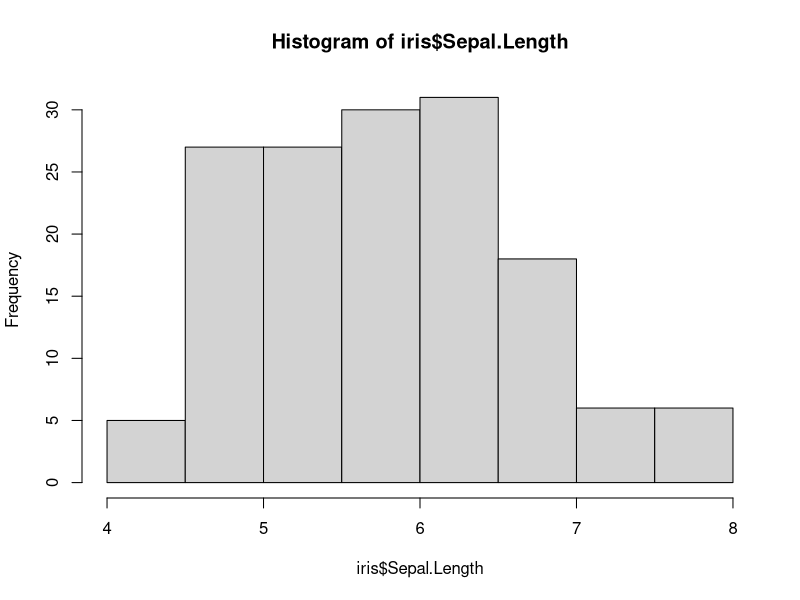
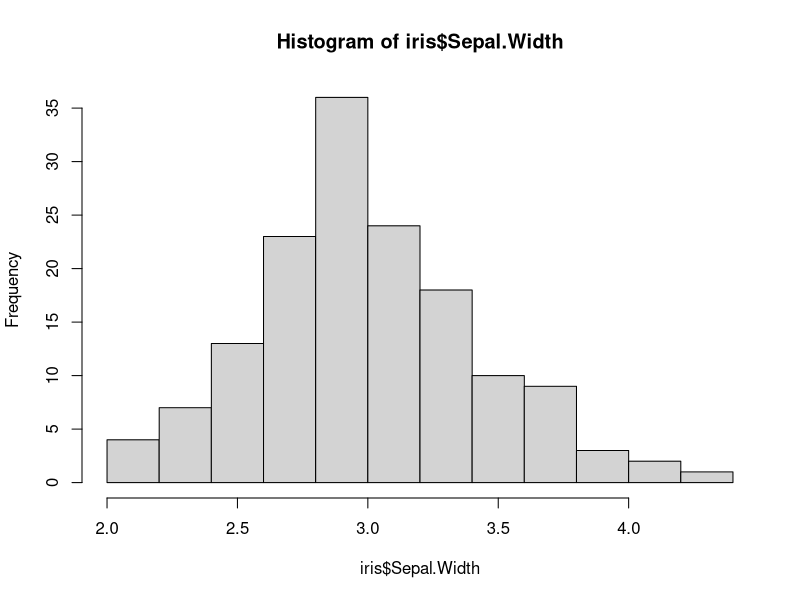
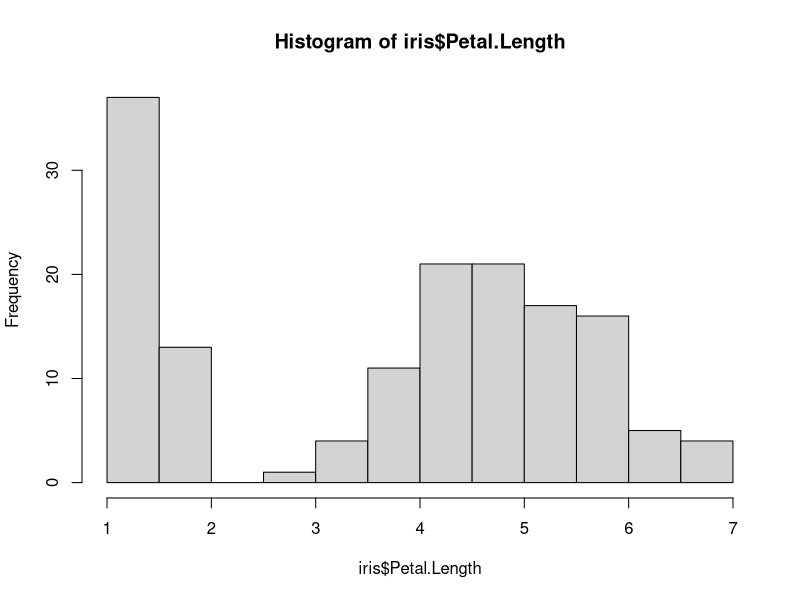
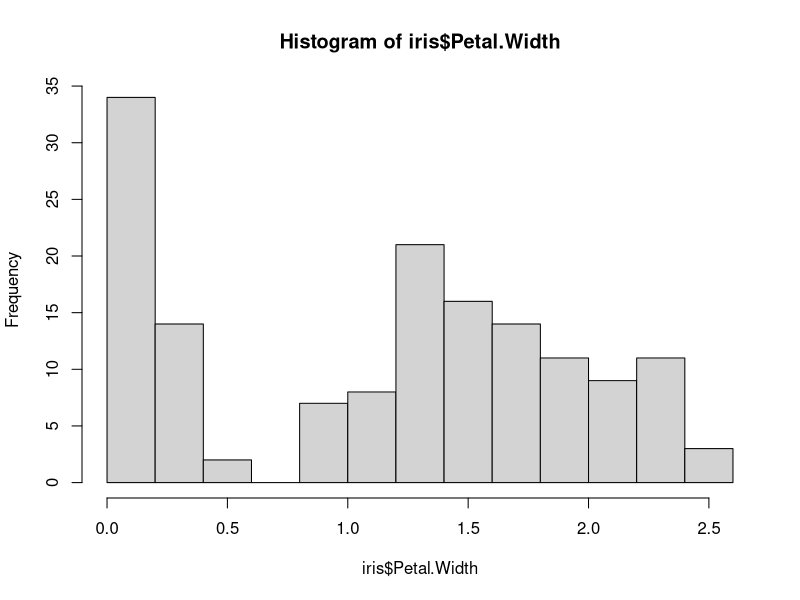
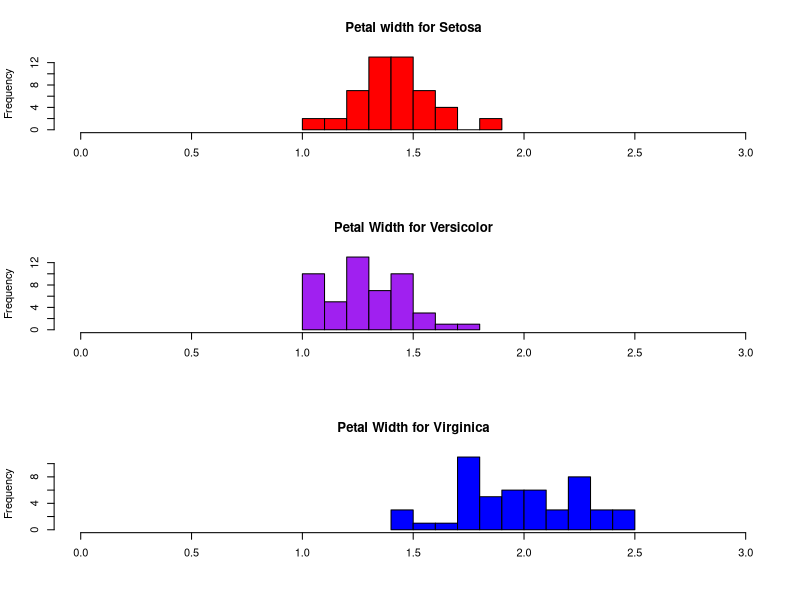

Generate these figures, in order, with R:
library(datasets)

# LOAD DATA ################################################

?iris
head(iris)


hist(iris$Sepal.Length)
hist(iris$Sepal.Width)
hist(iris$Petal.Length)
hist(iris$Petal.Width)


# Put graphs in 3 rows and 1 column
par(mfrow = c(3,1))

# Histograms for each species using options
hist(iris$Petal.Length [iris$Species == "setosa"],
     xlim = c(0,3),
     breaks = 9,
     main = "Petal width for Setosa",
     xlab = "",
     col = "red")

hist(iris$Petal.Width [iris$Species == "versicolor"],
  xlim = c(0, 3),
  breaks = 9,
  main = "Petal Width for Versicolor",
  xlab = "",
  col = "purple")

hist(iris$Petal.Width [iris$Species == "virginica"],
  xlim = c(0, 3),
  breaks = 9,
  main = "Petal Width for Virginica",
  xlab = "",
  col = "blue")

# Restore graphic parameter
par(mfrow=c(1, 1))


# Clear packages
detach("package:datasets", unload = TRUE)  # For base

# Clear plots
dev.off()  

# Clear console
cat("\014")  # ctrl+L

